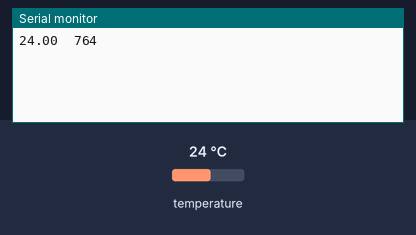
A sketch run on a simulated Arduino Uno, built with avr-gcc and run on an emulated ATmega328P. On the bench: the last lines printed to the serial monitor. The test bench sets the inputs (shaded band); at power-on: temperature 24 °C.

Above: at 2.2 s.
2.3 s: temperature set to 12 °C
At 2.9 s:
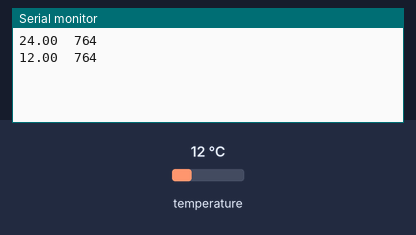
3.8 s: temperature set to 19 °C
At 4.7 s:
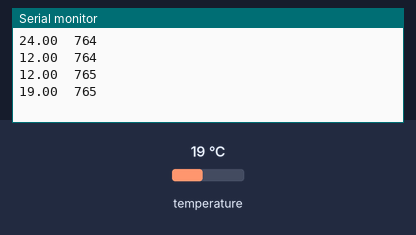
Timing chart, 0 to 6.8 s (numbered marks = the images above; inputs shaded):
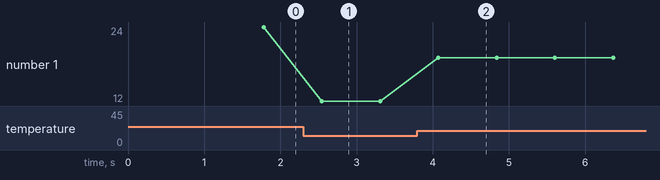

The sketch:

Dallas_Arduino_Tlogg_ver01.ino
```cpp
#include <Arduino.h>
#include <OneWire.h>
#include <DallasTemperature.h>
　
//vi har koblet DS18b20 til pinne D2 pÃ¥ arduinoen
　
#define DS18B20 2
　
OneWire ourWire(DS18B20);
DallasTemperature sensors(&ourWire);
unsigned long time1;
unsigned long time2;
　
void setup()
{
  Serial.begin(9600);
  delay(1000);
  sensors.begin();


}
　
void loop()
{
  time1=millis();
  sensors.requestTemperatures();
  Serial.print(sensors.getTempCByIndex(0));
  Serial.print("  ");
  time2 = millis()-time1;
  Serial.println(time2);
}
　
```

Measured:
- after the input at 2.3 s, the serial monitor: prints a new line after 0.24 s (image 1)
- after the input at 3.8 s, the serial monitor: prints a new line after 0.27 s (image 2)
- plotted number 1: 24 → 12 after the input at 2.3 s, 12 → 19 after the input at 3.8 s
